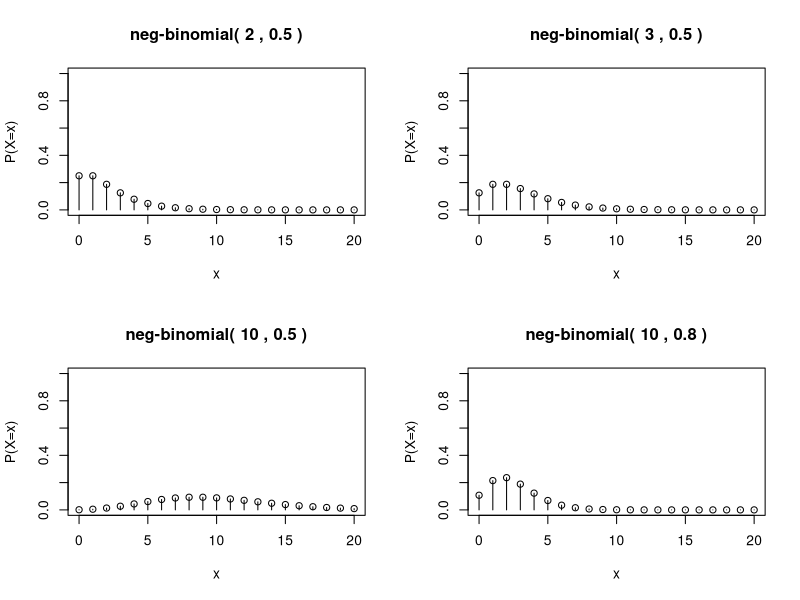

Here is the R script that generated this plot:
# neg-binomial(r,p) pmf

negbinomial.plot <- function(r, p, n) {
  op <- par(new = F)
  plot(c(0,n), c(0,1), type = 'n', xlab = 'x', ylab = 'P(X=x)')
  for (i in 0:n) {
    lines(c(i,i), c(0,dnbinom(i, r, p)))
    points(i, dnbinom(i ,r, p))
  }
  title(paste('neg-binomial(', r, ',', p, ')'))
  par(op)
}

par(mfrow = c(2,2))
negbinomial.plot(2,.5, 20)
negbinomial.plot(3,.5, 20)
negbinomial.plot(10, .5, 20)
negbinomial.plot(10, .8, 20)
par(mfrow = c(1,1))